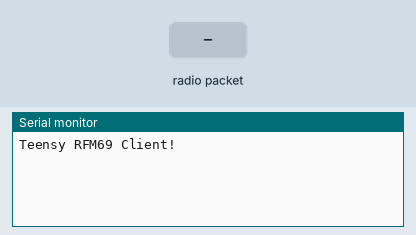
This program was run on a simulated Teensy 4. Parts: the last lines printed to the serial monitor. The inputs (shaded band) are chosen by the test bench. No radio packets arrive unless stated.

Above: at 1.2 s.
1.3 s: radio packet "1" arrives
At 1.8 s:
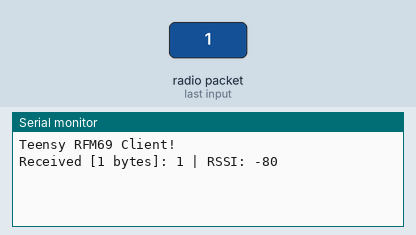
3.5 s: radio packet "0" arrives
At 3.9 s:
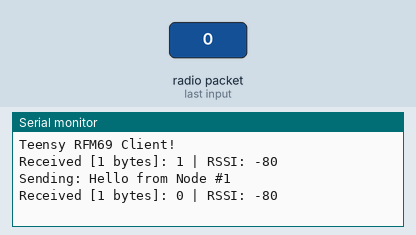
5.0 s: radio packet "2" arrives
At 5.8 s:
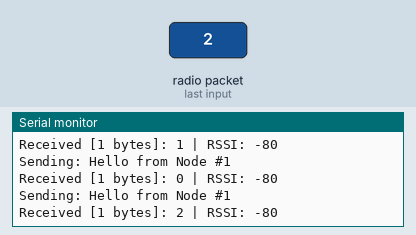

Measured:
- after the input at 1.3 s, the serial monitor: prints a new line at once (image 1)
- after the input at 3.5 s, the serial monitor: prints a new line at once (image 2)
- after the input at 5.0 s, the serial monitor: prints a new line at once (image 3)

The program:

main.cpp
```cpp
// Simple RFM69HCW Test Sketch for Teensy 4.1 using the RadioHead Library
//
// This code is designed to be run on two identical setups.
// It sends a packet to a destination node every second and listens for incoming packets.
// When a packet is received, it's printed to the Serial monitor along with the RSSI.
//
// WIRING:
// Teensy 4.1      -> RFM69HCW Module
// ------------------------------------
// GND             -> GND
// 3.3V            -> 3V
// Pin 13 (SCK)    -> SCK
// Pin 12 (MISO)   -> MISO
// Pin 11 (MOSI)   -> MOSI
// Pin 10 (CS)     -> CS  (Configurable below)
// Pin 2  (IRQ)    -> G0  (Configurable below)
// Pin 3  (RST)    -> RST (Configurable below)

#include <Arduino.h>
#include <RH_RF69.h>
#include <SPI.h>

// #################### CONFIGURATION ####################
//
// STEP 1:
// --------
// UNCOMMENT the line below for the FIRST board you program.
// COMMENT OUT the line below for the SECOND board you program.
//
#define IS_NODE_1

// STEP 2:
// --------
// Set the radio frequency.
// MAKE SURE BOTH NODES ARE ON THE SAME FREQUENCY.
#define RF69_FREQ 433.0

// STEP 3:
// --------
// Define the pins used for CS, IRQ, and RST.
#define RFM69_CS 10
#define RFM69_IRQ digitalPinToInterrupt(2)
#define RFM69_RST 3
// #######################################################

// Define Node Addresses
#ifdef IS_NODE_1
#define MY_ADDRESS 1 // This node's address
#else
#define MY_ADDRESS 2 // This node's address
#endif

// Singleton instance of the radio driver
RH_RF69 rf69(RFM69_CS, RFM69_IRQ);

// Variable to track the last send time
long lastSendTime = 0;

void setup() {
  Serial.begin(9600);

  // For Teensy 3.x and T4.x the following format is required to operate correctly
  // pinMode(LED, OUTPUT);
  pinMode(RFM69_RST, OUTPUT);
  digitalWrite(RFM69_RST, LOW);

  Serial.println("Teensy RFM69 Client!");
  Serial.println();

  // manual reset
  digitalWrite(RFM69_RST, HIGH);
  delay(10);
  digitalWrite(RFM69_RST, LOW);
  delay(10);
  //----- END TEENSY CONFIG

  if (!rf69.init())
    Serial.println("init failed");
  // Defaults after init are 434.0MHz, modulation GFSK_Rb250Fd250, +13dbM
  // No encryption
  if (!rf69.setFrequency(433.0))
    Serial.println("setFrequency failed");

  // If you are using a high power RF69, you *must* set a Tx power in the
  // range 14 to 20 like this:
  rf69.setTxPower(14);

  // The encryption key has to be the same as the one in the second board
  uint8_t key[] = {0x01, 0x02, 0x03, 0x04, 0x05, 0x06, 0x07, 0x08,
                   0x01, 0x02, 0x03, 0x04, 0x05, 0x06, 0x07, 0x08};
  rf69.setEncryptionKey(key);
}

void loop() {
  // --- RECEIVE LOGIC ---
  if (rf69.available()) {
    // A message has been received, let's process it
    uint8_t buf[RH_RF69_MAX_MESSAGE_LEN];
    uint8_t len = sizeof(buf);

    if (rf69.recv(buf, &len)) {
      // Null-terminate the received buffer to safely print it as a string
      buf[len] = '\0';

      Serial.print("Received [");
      Serial.print(len);
      Serial.print(" bytes]: ");
      Serial.print((char *)buf);
      Serial.print(" | RSSI: ");
      Serial.println(rf69.lastRssi(), DEC);

    } else {
      Serial.println("Receive failed");
    }
  }

  // --- SEND LOGIC ---
  // Send a message every 2 seconds
  if (millis() - lastSendTime > 2000) {
    lastSendTime = millis(); // Update the last send time

    char message[32];
    snprintf(message, sizeof(message), "Hello from Node #%d", MY_ADDRESS);

    Serial.print("Sending: ");
    Serial.println(message);

    // Send the message. This is a non-blocking call.
    rf69.send((uint8_t *)message, strlen(message));

    // Wait for the packet to be sent. This is a blocking call.
    rf69.waitPacketSent();
  }
}
```
